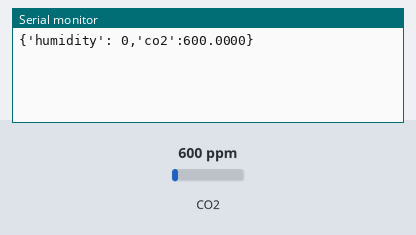
Bench run of a sketch on a simulated Arduino Uno, built with avr-gcc and run on an emulated ATmega328P. Shown: the last lines printed to the serial monitor. The inputs (shaded band) are chosen by the test bench; at power-on: CO2 600 ppm.

Above: at 4.7 s.
4.8 s: CO2 set to 452 ppm
At 9.9 s:
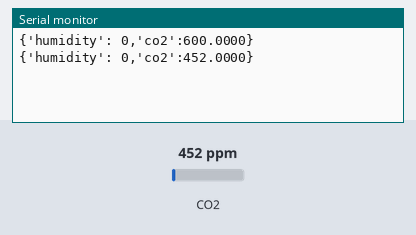
10.4 s: CO2 set to 1050 ppm
At 15.0 s:
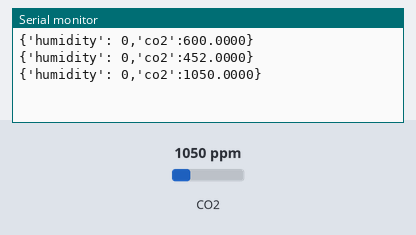
Timing chart, 0 to 16.5 s (numbered marks = the images above; inputs shaded):
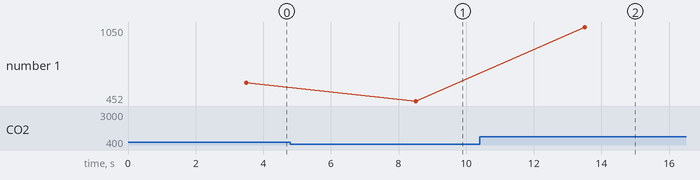

The sketch:

gas.ino
```cpp
#include "MQ135.h"

#define ANALOGPIN A0 //  Define Analog PIN on Arduino Board
#define RZERO 206.85 //  Define RZERO Calibration Value

MQ135 gasSensor = MQ135(ANALOGPIN);

void setup()
{
  Serial.begin(9600);
  delay(500); //Delay to let system boot
  float rzero = gasSensor.getRZero();
  delay(3000);
} //end "setup()"

void loop()
{
  //Start of Program
  float ppm = gasSensor.getPPM();
  char ppm_char[10];
  dtostrf(ppm, 6, 4, ppm_char);
  String result = "{'humidity': ";
  result.concat(0);
  result.concat(',');
  result.concat("'co2':");
  result.concat(ppm_char);
  result.concat('}');
  Serial.println(result);

  delay(5000); //Wait 5 seconds before accessing sensor again.

}
```

Measured:
- after the input at 4.8 s, the serial monitor: prints a new line after 3.7 s (image 1)
- after the input at 10.4 s, the serial monitor: prints a new line after 3.1 s (image 2)
- plotted number 1: 600 → 452 after the input at 4.8 s, 452 → 1050 after the input at 10.4 s
